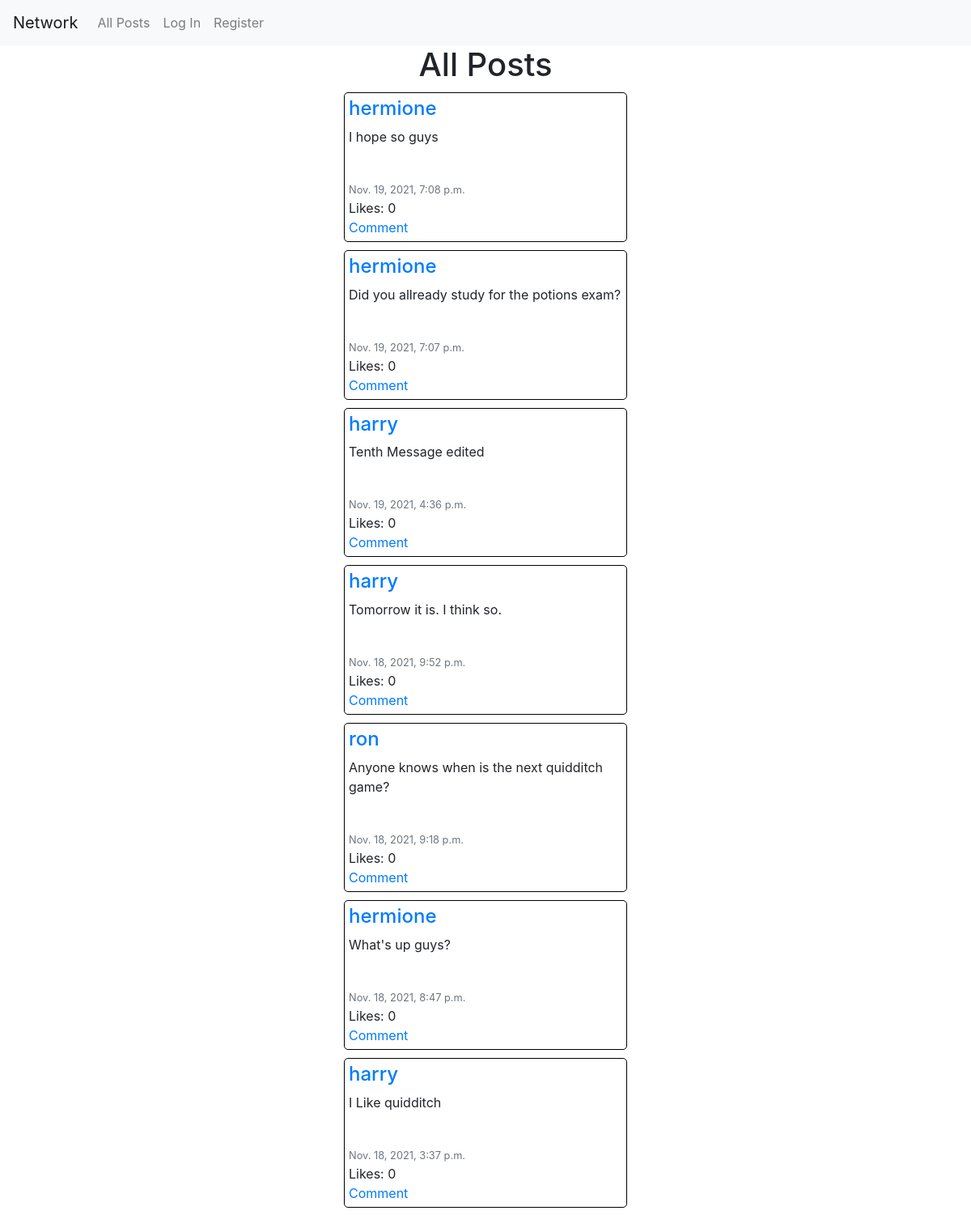
Before: / (upper part) with the older database file.
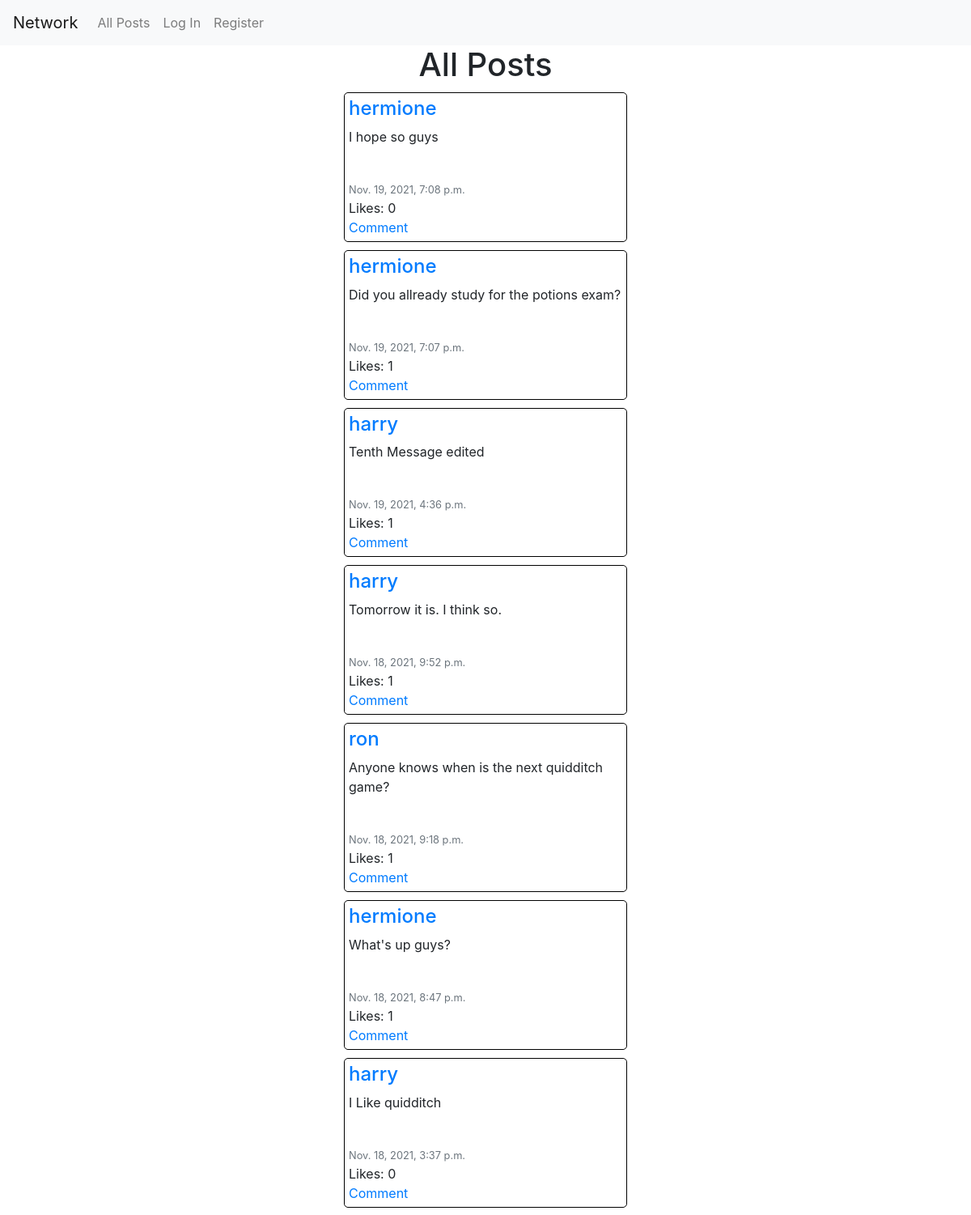
After: the same page with the newer database file.
### network/models.py (models this page shows, shortened)
class Post(models.Model):
    creator = models.ForeignKey(User, on_delete=models.CASCADE)
    message = models.CharField(max_length=128)
    timestamp = models.DateTimeField(auto_now_add=True)
    likes = models.IntegerField(default=0)

class User(AbstractUser):
    followers = models.IntegerField(default=0)
    following = models.IntegerField(default=0)

### network/views.py (the view)
# urls.py: path("", views.index, name="index"),
def index(request):
    posts = Post.objects.all().order_by('-timestamp')
    return render(request, "network/index.html", {'posts': posts})

### network/templates/network/index.html (shortened to what this page needs)
{% extends "network/layout.html" %}
{% load static %}
{% block body %}
    <h1>All Posts</h1>
    <div id="posts">
        {% for post in posts %}
        <div class="post text-left" data-post_id="{{post.id}}">
            <a href="{% url 'show_profile' post.creator.id %}"><h4>{{ post.creator }}</h4></a>
            <p>{{ post.message }}</p>
            <br>
            <small class='text-secondary'>{{ post.timestamp }}</small>
            <br>
            <span class="likes">Likes: {{post.likes }}</span> <br>
            <a href="#">Comment</a>
        </div>
        {% endfor %}
    </div>
{% endblock %}

Changed rows visible on the page:
changed Post "Did you allready study for the potions exam?": likes "0" → "1"
changed Post "Tenth Message edited": likes "0" → "1"
changed Post "Tomorrow it is. I think so.": likes "0" → "1"
changed Post "Anyone knows when is the next quidditch game?": likes "0" → "1"
changed Post "What's up guys?": likes "0" → "1"
